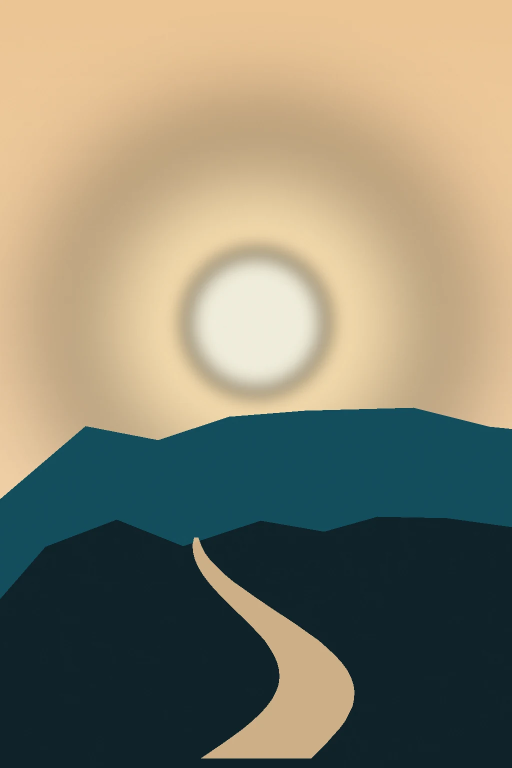
#> input picture app/src/main/assets/concept_art/empowerment.webp, 1024 x 1536 px (shown at 1/2 size)
$ python -i generate_concept_art.py   (imports and definitions only)
#> lines starting #> are read from the running program, lines starting #| are printed output that depends on the picture
#> further down, picture is the input picture: PIL image 1024x1536 RGB; mean R, G, B 134.1, 130.7, 110.9
#!/usr/bin/env python3
"""
generate_concept_art.py — render 5 minimalist hero images for Better Me.

Themes:
  1. Zen         — stacked stones at still water at dawn
  2. Mindfulness — silhouette under a leaf canopy with light beams
  3. Inner Child — paper boat on a stream with wildflowers
  4. Inner Peace — distant mountains with layered mist and lone tree
  5. Empowerment — sunrise over a ridgeline with a winding path

Outputs WebP (bundled in assets/concept_art/) and PNG previews (in docs/concept_art_preview/).

Palette (matches app/src/main/java/com/gabriion/betterme/ui/theme/Color.kt):
  Teal Deep #0F4C5C   Sage #7DBE9A   Sky Soft #A8D8E8   Cream #F4F1DE   Ink #0B1F26
"""

from __future__ import annotations
from pathlib import Path
from PIL import Image, ImageDraw, ImageFilter
import math, random

W, H = 1024, 1536

TEAL_DEEP = (15, 76, 92)
TEAL_MID  = (44, 122, 138)
SAGE      = (125, 190, 154)
SAGE_DEEP = (79, 140, 110)
SKY_SOFT  = (168, 216, 232)
CREAM     = (244, 241, 222)
INK       = (11, 31, 38)
SUNRISE   = (240, 200, 150)
DUSK_ROSE = (220, 160, 150)

ROOT = Path(__file__).resolve().parents[2]
ASSETS = ROOT / "app" / "src" / "main" / "assets" / "concept_art"
PREVIEW = ROOT / "docs" / "concept_art_preview"


# [11 lines left out: function vertical_gradient, not called in this run]


def add_grain(img: Image.Image, amount: int = 6) -> Image.Image:
#> called with amount = 6
    noise = Image.effect_noise((img.width, img.height), amount * 8).convert("L")
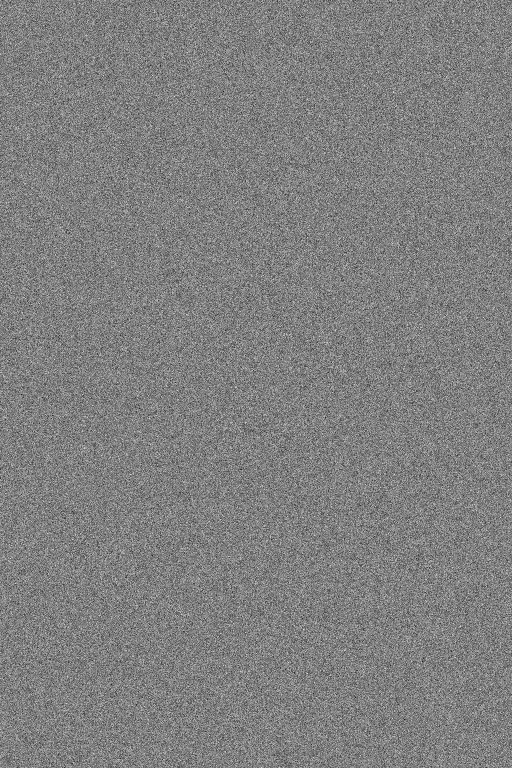
#> noise: PIL image 1024x1536 L (shown at 1/2 size); min 0, max 255, mean 127.5
    noise = noise.filter(ImageFilter.GaussianBlur(0.6))
    overlay = Image.merge("RGB", (noise, noise, noise))
    return Image.blend(img, overlay, amount / 100.0)


# [303 lines left out: functions soft_disc, render_zen, render_mindfulness, render_inner_child, render_inner_peace, render_empowerment, not called in this run]


RENDERERS = {
    "zen": render_zen,
    "mindfulness": render_mindfulness,
    "inner_child": render_inner_child,
    "inner_peace": render_inner_peace,
    "empowerment": render_empowerment,
}


# [16 lines left out: function main, not called in this run]


# [2 lines not run here, left out]

>>> from PIL import Image
>>> picture = Image.open('../../app/src/main/assets/concept_art/empowerment.webp')
>>> result = add_grain(picture)
